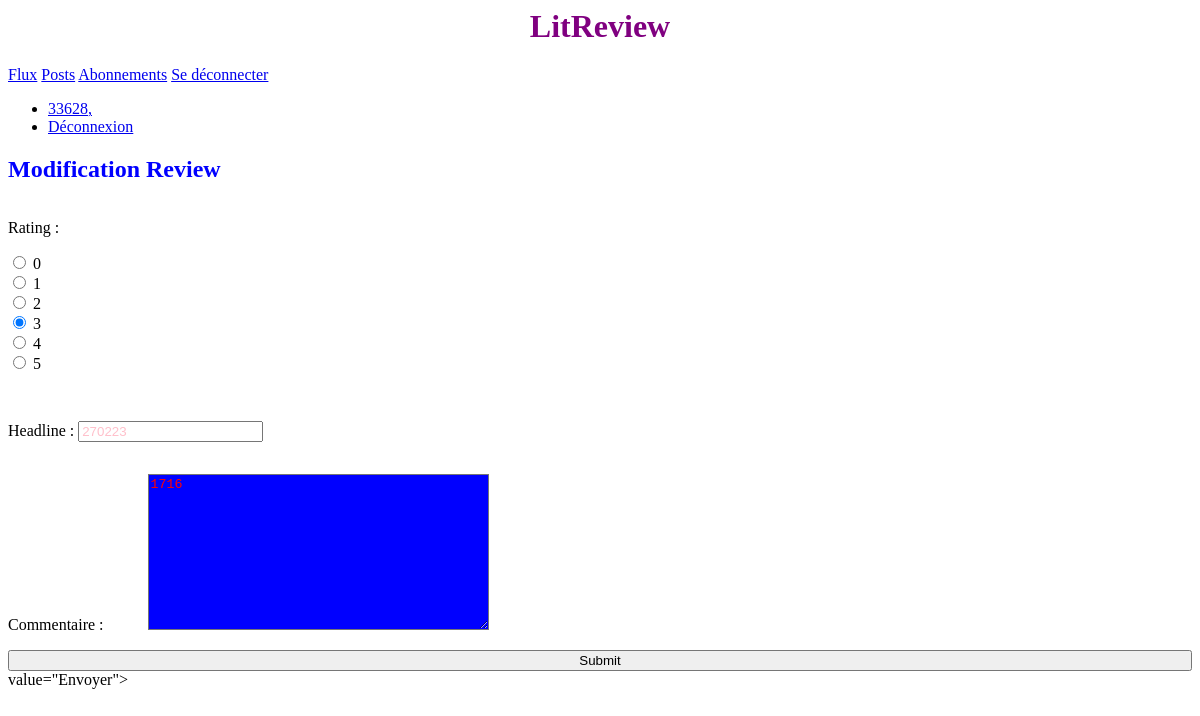
Before: /90/review_update/ (signed in) with the older database file.
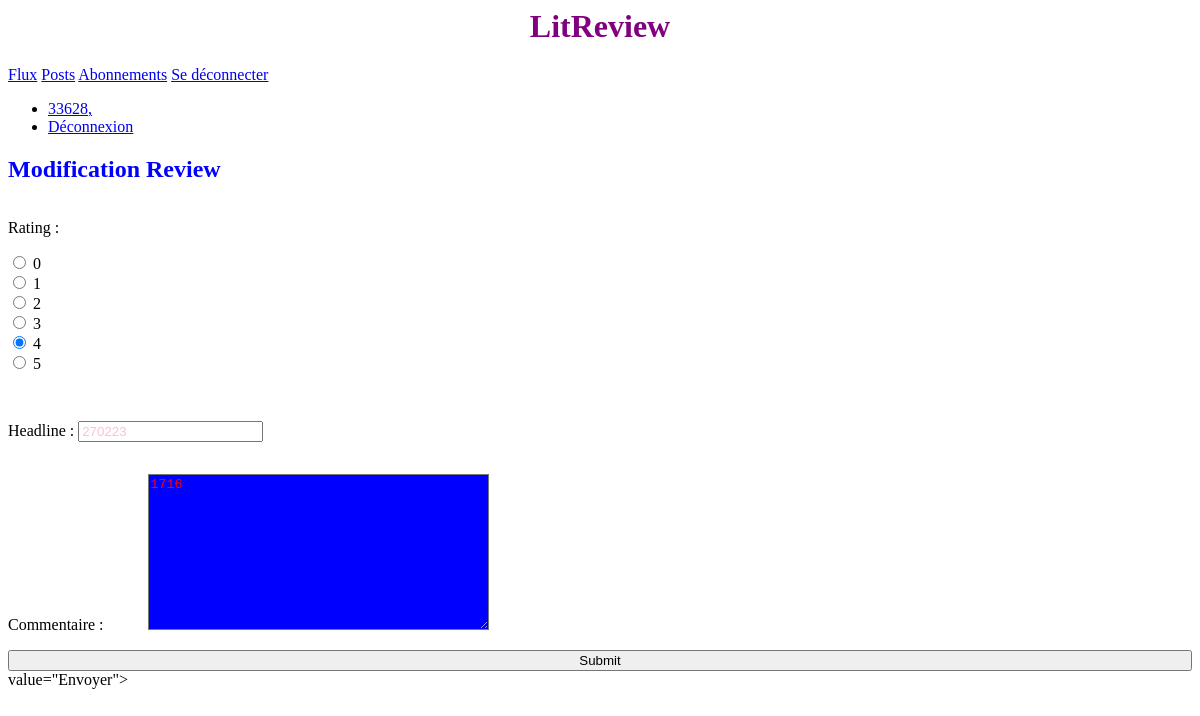
After: the same page with the newer database file.
### app_crit/models.py (models this page shows)
class Review(models.Model):
    ticket = models.ForeignKey(to=Ticket, on_delete=models.CASCADE)
    rating = models.PositiveSmallIntegerField(validators=[MinValueValidator(0), MaxValueValidator(5)])
    user = models.ForeignKey(to=settings.AUTH_USER_MODEL, on_delete=models.CASCADE)
    headline = models.CharField(max_length=128)
    body = models.TextField(max_length=8192, blank=True, verbose_name="Commentaire")
    time_created = models.DateField(auto_now_add=True)

### app_crit/views.py (the view, shortened to what this page needs)
# urls.py: path("<int:id>/review_update/", review_update, name='review_update'),
@login_required
def review_update(request, id):
    review = Review.objects.get(id=id)
    form = ReviewForm(instance=review)  # rempli le formulaire avec
    reviewTicket = review.ticket
    reviewRating = review.rating
    reviewHeadline = review.headline
    reviewBody = review.body
    reviewRating_0=10
    reviewRating_1=11
    reviewRating_2=12
    reviewRating_3=13
    reviewRating_4=14
    reviewRating_5=15
    context = {
        'form': form,
        'reviewTicket': reviewTicket,
        'reviewRating': reviewRating,
        'reviewHeadline': reviewHeadline,
        'reviewBody': reviewBody,
        'reviewRating_0': reviewRating_0,
        'reviewRating_1': reviewRating_1,
        'reviewRating_2': reviewRating_2,
        'reviewRating_3': reviewRating_3,
        'reviewRating_4': reviewRating_4,
        'reviewRating_5': reviewRating_5,
    }
    return render(request, 'review_update.html', context=context) # le formulaire est généré dans le modèle

### app_crit/formulaire.py
class ReviewForm(ModelForm):
    rating = forms.IntegerField(
        widget=forms.RadioSelect(
            choices=((i, i) for i in range(0, 6))
        )
    )
    class Meta:
        model = Review
        fields = ['rating', 'headline', 'body']
        widgets ={
                'headline': forms.TextInput(
                attrs={
                    'class': 'review_form_headline'
                }
                ),
                'body': forms.Textarea(
                attrs={
                    'class': 'review_form_body'
                }
                ),
        }

### app_crit/templates/review_update.html
{% extends 'base.html' %}
{% block content %}
    <h2>Modification Review {{ review }}</h2>
    <form action="" method="post"> {% csrf_token %}
        {{ form.as_p }}
        <input type="submit"> value="Envoyer">
    </form>
{% endblock content %}

Changed rows visible on the page:
changed Review: rating "☐ 0 ☐ 1 ☐ 2 ☑ 3 ☐ 4 ☐ 5" → "☐ 0 ☐ 1 ☐ 2 ☐ 3 ☑ 4 ☐ 5"
